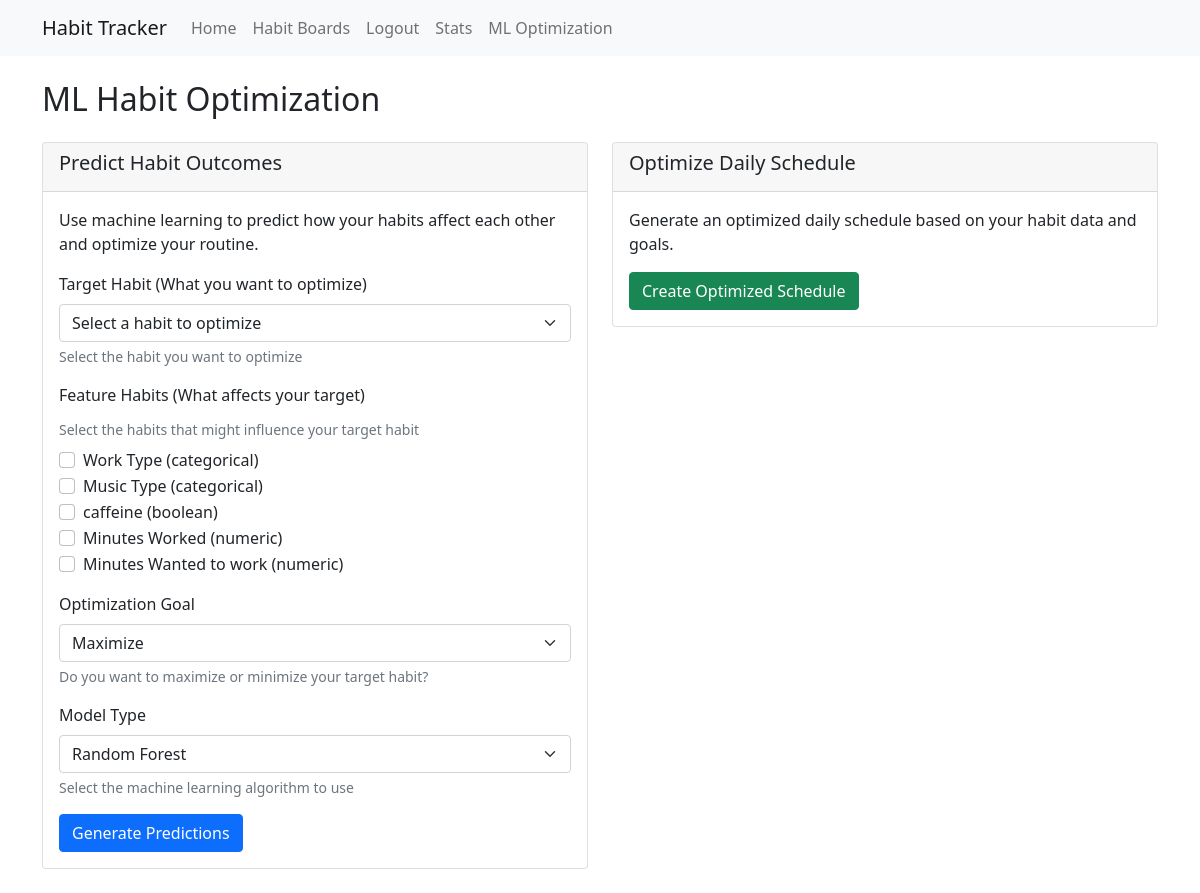
The page /models (signed in) on the database its author committed.
### tables this page shows
CREATE TABLE habits (
    id INTEGER PRIMARY KEY AUTOINCREMENT,
    user_id INTEGER NOT NULL,
    board_id INTEGER NOT NULL,
    name TEXT NOT NULL,
    description TEXT,
    frequency TEXT, -- can be NULL for batch habits
    variable_type TEXT NOT NULL CHECK(variable_type IN ('boolean', 'numeric', 'categorical')),
    created TIMESTAMP NOT NULL DEFAULT CURRENT_TIMESTAMP,
    FOREIGN KEY (user_id) REFERENCES users (id),
    FOREIGN KEY (board_id) REFERENCES habit_boards (id)
);

### app.py (the view, shortened to what this page needs)
@app.route('/models', methods=['GET', 'POST'])
@login_required
def models():
    conn = get_db_connection()
    habits = conn.execute('''
        SELECT h.id, h.name, h.variable_type, COUNT(e.id) as entry_count
        FROM habits h
        LEFT JOIN entries e ON h.id = e.habit_id
        WHERE h.user_id = ?
        GROUP BY h.id
        HAVING entry_count >= 10
    ''', (session['user_id'],)).fetchall()
    target_habits = [h for h in habits if h['variable_type'] in ('numeric', 'boolean')]
    feature_habits = [h for h in habits if h['entry_count'] >= 10]
    conn.close()
    return render_template('models.html', target_habits=target_habits, feature_habits=feature_habits)

### app.py (called while the page is built)
def get_db_connection():
    conn = sqlite3.connect('habits.db')
    conn.row_factory = sqlite3.Row
    return conn

def login_required(f):
    @wraps(f)
    def decorated_function(*args, **kwargs):
        if 'user_id' not in session:
            return redirect(url_for('login'))
        return f(*args, **kwargs)
    return decorated_function

### templates/models.html (shortened to what this page needs)
{% extends "base.html" %}
{% block content %}
<h2 class="mb-4">ML Habit Optimization</h2>
<div class="row">
    <div class="col-md-6">
        <div class="card mb-4">
            <div class="card-header">
                <h5>Predict Habit Outcomes</h5>
            </div>
            <div class="card-body">
                <p>Use machine learning to predict how your habits affect each other and optimize your routine.</p>
                <form action="{{ url_for('models') }}" method="post">
                    <div class="mb-3">
                        <label for="target_habit" class="form-label">Target Habit (What you want to optimize)</label>
                        <select class="form-select" id="target_habit" name="target_habit" required>
                            <option value="">Select a habit to optimize</option>
                        </select>
                        <div class="form-text">Select the habit you want to optimize</div>
                    </div>
                    <div class="mb-3">
                        <label class="form-label">Feature Habits (What affects your target)</label>
                        <div class="form-text mb-2">Select the habits that might influence your target habit</div>
                        {% for habit in feature_habits %}
                            <div class="form-check">
                                <input class="form-check-input" type="checkbox" name="feature_habits" value="{{ habit['id'] }}" id="habit_{{ habit['id'] }}">
                                <label class="form-check-label" for="habit_{{ habit['id'] }}">
                                    {{ habit['name'] }} ({{ habit['variable_type'] }})
                                </label>
                            </div>
                        {% endfor %}
                    </div>
                    <div class="mb-3">
                        <label for="optimization_goal" class="form-label">Optimization Goal</label>
                        <select class="form-select" id="optimization_goal" name="optimization_goal" required>
                            <option value="maximize">Maximize</option>
                        </select>
                        <div class="form-text">Do you want to maximize or minimize your target habit?</div>
                    </div>
                    <div class="mb-3">
                        <label for="model_type" class="form-label">Model Type</label>
                        <select class="form-select" id="model_type" name="model_type" required>
                            <option value="random_forest">Random Forest</option>
                        </select>
                        <div class="form-text">Select the machine learning algorithm to use</div>
                    </div>
                    <button type="submit" class="btn btn-primary">Generate Predictions</button>
                </form>
            </div>
        </div>
    </div>
    <div class="col-md-6">
        <div class="card">
            <div class="card-header">
                <h5>Optimize Daily Schedule</h5>
            </div>
            <div class="card-body">
                <p>Generate an optimized daily schedule based on your habit data and goals.</p>
                <a href="{{ url_for('optimize_schedule') }}" class="btn btn-success">Create Optimized Schedule</a>
            </div>
        </div>
    </div>
</div>
{% endblock %}

### rows shown on the page
habits: name "Work Type", variable_type "categorical"
habits: name "Music Type", variable_type "categorical"
habits: name "caffeine", variable_type "boolean"
habits: name "Minutes Worked", variable_type "numeric"
habits: name "Minutes Wanted to work", variable_type "numeric"
